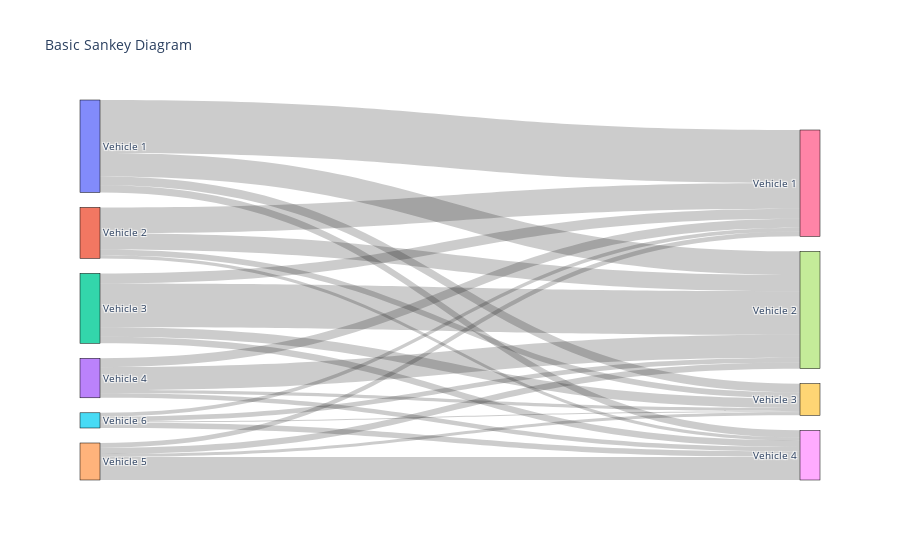

This figure's notebook cell:
### Code cell
fig = go.Figure(data=[go.Sankey(
    node=dict(
        pad=15,
        thickness=20,
        line=dict(color="black", width=0.5),
        label=label,
        # color="blue",
        x=[0, 0, 0, 0, 0, 0, 1, 1, 1, 1]  # Adjust x-axis position for each node
    ),
    link=dict(
        source=sankey_sp_next['sp_source'].to_list(),
        target=sankey_sp_next['next_veh_type_source'].to_list(),
        value=sankey_sp_next['delta_sp_to_next'].to_list()
    )
)])

fig.update_layout(title_text="Basic Sankey Diagram", font_size=10)
fig.show()

### Figure 1 — Plotly figure (JSON) as saved in the notebook; plotly's stock layout.template omitted (floating-point values rounded to 4 significant figures)
{"data": [{"link": {"source": [0, 0, 0, 0, 1, 1, 1, 1, 2, 2, 2, 2, 3, 3, 3, 3, 4, 4, 4, 4, 5, 5, 5, 5], "target": [6, 7, 9, 8, 6, 7, 9, 8, 7, 6, 9, 8, 7, 6, 8, 9, 8, 7, 6, 9, 8, 7, 6, 9], "value": [296, 132, 49, 40, 144, 91, 33, 17, 244, 57, 54, 36, 128, 50, 25, 18, 129, 34, 27, 17, 31, 27, 21, 6]}, "node": {"label": ["Vehicle 1", "Vehicle 2", "Vehicle 3", "Vehicle 4", "Vehicle 5", "Vehicle 6", "Vehicle 1", "Vehicle 2", "Vehicle 4", "Vehicle 3"], "line": {"color": "black", "width": 0.5}, "pad": 15, "thickness": 20, "x": [0, 0, 0, 0, 0, 0, 1, 1, 1, 1]}, "type": "sankey"}], "layout": {"font": {"size": 10}, "title": {"text": "Basic Sankey Diagram"}}}
